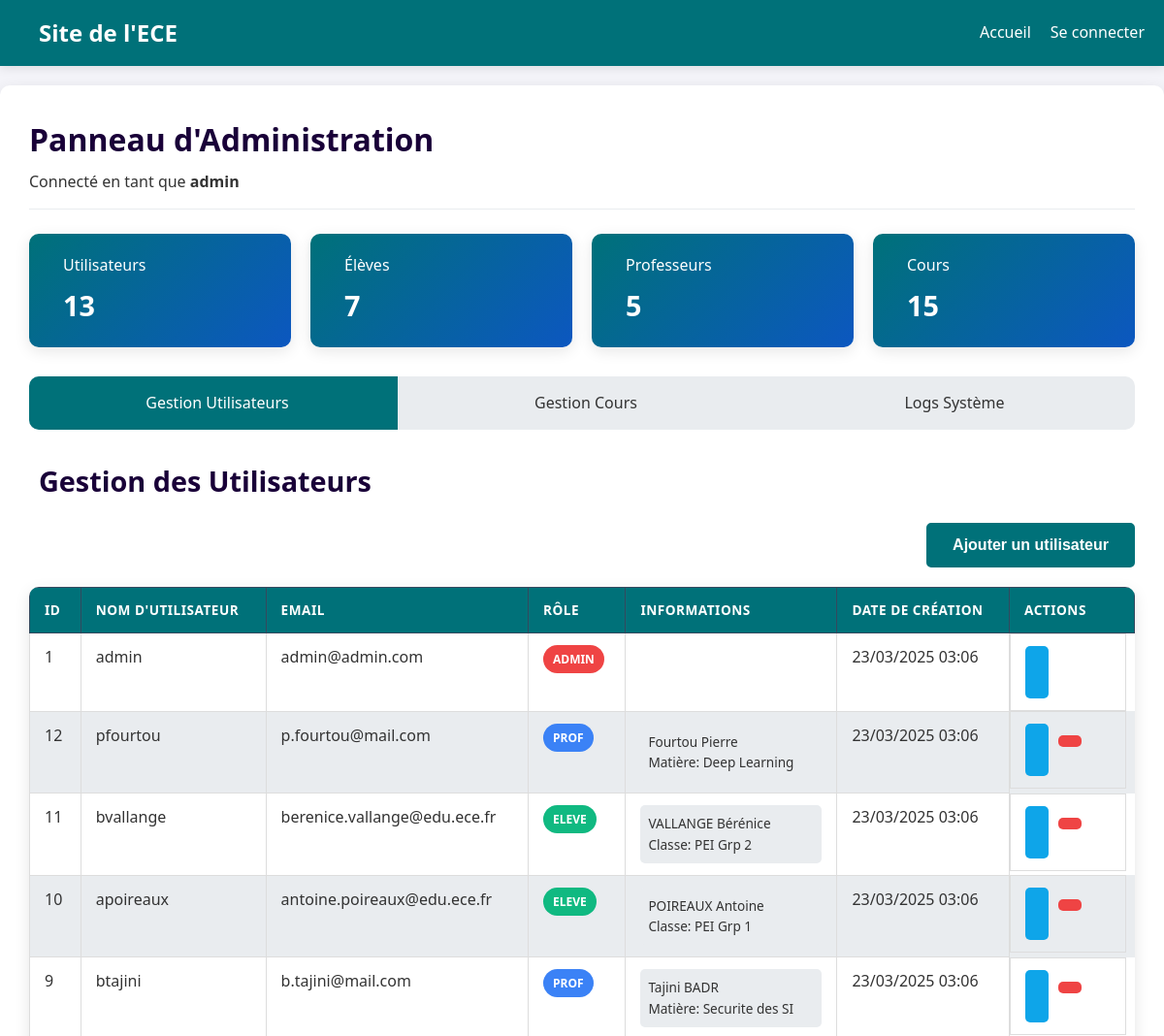
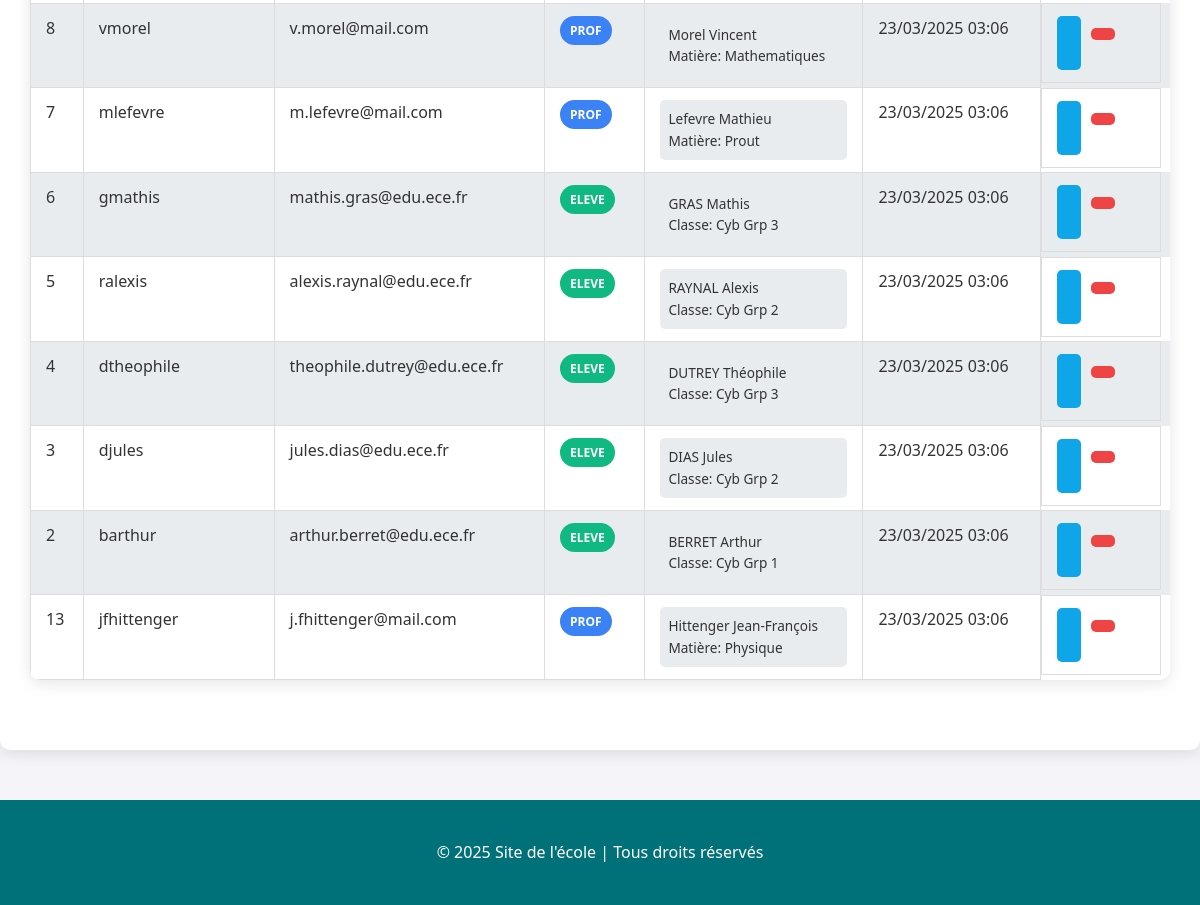
The page /pages/admin.php (signed in) on the database as committed earlier (2 pictures, top to bottom).
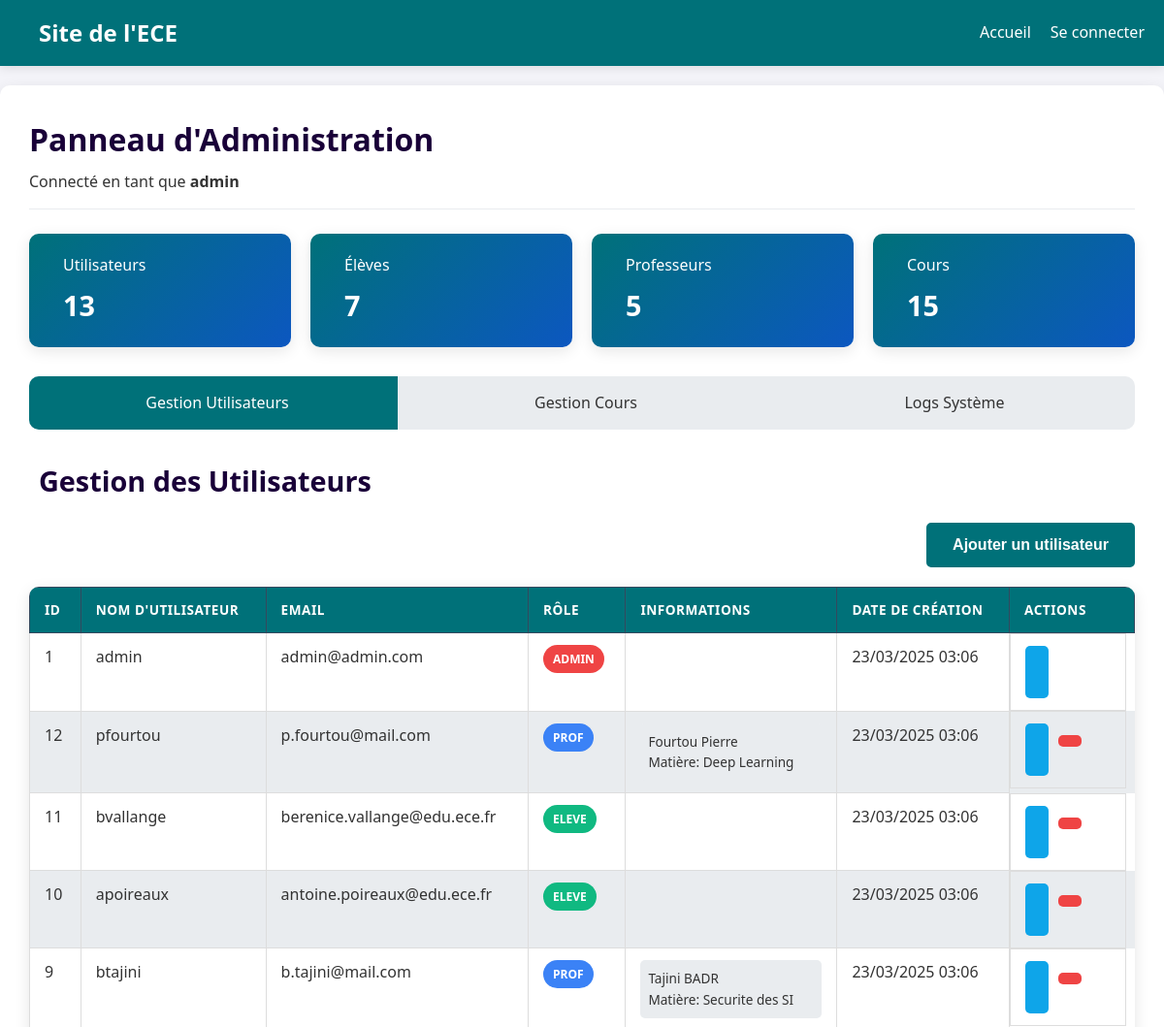
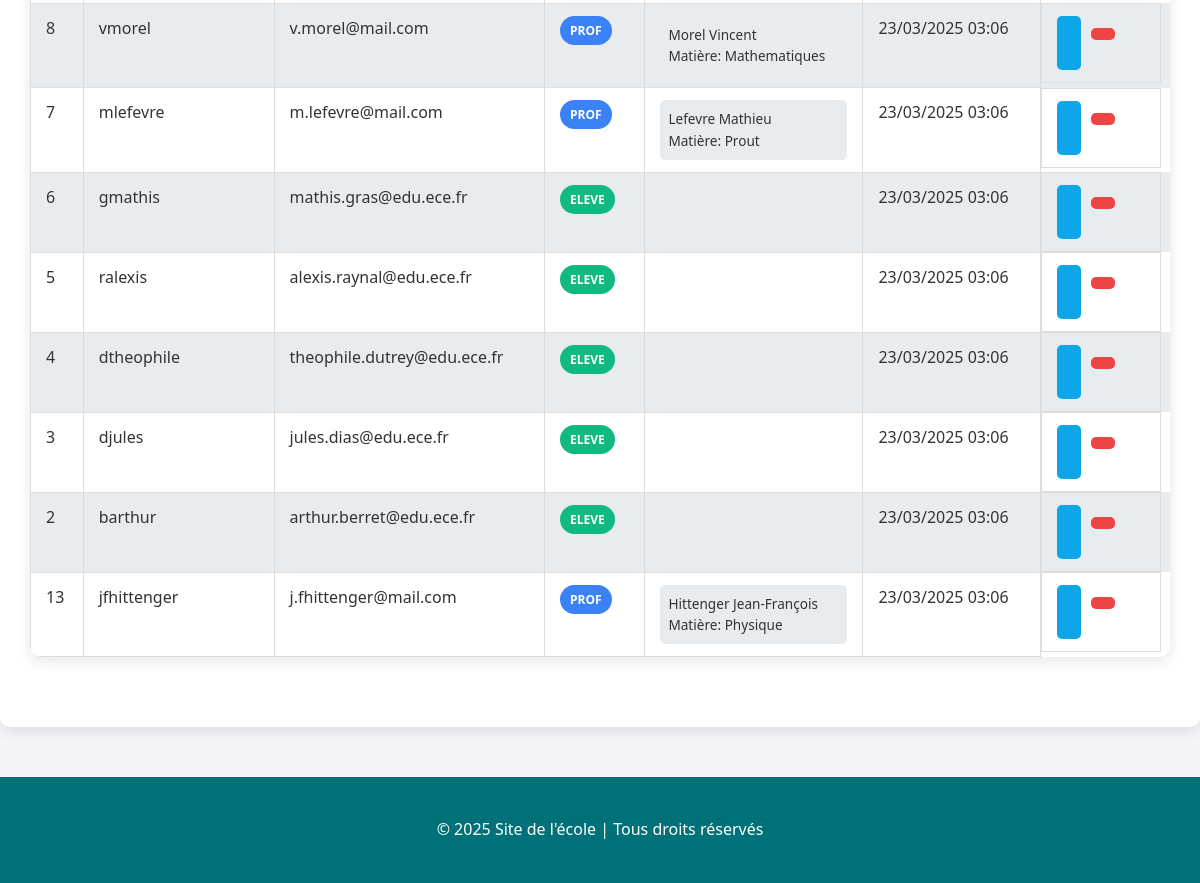
The same page on the database as committed later (2 pictures, top to bottom).
### tables this page shows
CREATE TABLE IF NOT EXISTS users (
    id INT AUTO_INCREMENT PRIMARY KEY,
    username VARCHAR(50) NOT NULL UNIQUE,
    email VARCHAR(100) NOT NULL UNIQUE,
    password VARCHAR(255) NOT NULL,
    role ENUM('eleve', 'prof', 'admin') NOT NULL DEFAULT 'eleve',
    created_at TIMESTAMP DEFAULT CURRENT_TIMESTAMP
);

CREATE TABLE IF NOT EXISTS profs (
    id INT AUTO_INCREMENT PRIMARY KEY,
    user_id INT NOT NULL UNIQUE,
    nom VARCHAR(50) NOT NULL,
    prenom VARCHAR(50) NOT NULL,
    date_naissance DATE NOT NULL,
    matiere VARCHAR(50) NOT NULL,
    FOREIGN KEY (user_id) REFERENCES users(id) ON DELETE CASCADE
);

CREATE TABLE IF NOT EXISTS eleves (
    id INT AUTO_INCREMENT PRIMARY KEY,
    user_id INT NOT NULL UNIQUE,
    nom VARCHAR(50) NOT NULL,
    prenom VARCHAR(50) NOT NULL,
    date_naissance DATE NOT NULL,
    classe VARCHAR(50) NOT NULL,
    FOREIGN KEY (user_id) REFERENCES users(id) ON DELETE CASCADE
);

### pages/admin.php (the view, shortened to what the changed rows need)
<?php
require_once('../config/db.php');
$active_section = isset($_GET['section']) ? $_GET['section'] : 'users';
$stmt = $pdo->query("SELECT u.id, u.username, u.email, u.role, u.created_at,
                     e.nom as eleve_nom, e.prenom as eleve_prenom, e.classe as eleve_classe, e.date_naissance as eleve_naissance,
                     p.nom as prof_nom, p.prenom as prof_prenom, p.matiere as prof_matiere, p.date_naissance as prof_naissance
                     FROM users u
                     LEFT JOIN eleves e ON u.id = e.user_id
                     LEFT JOIN profs p ON u.id = p.user_id
                     ORDER BY u.created_at DESC");
$users = $stmt->fetchAll(PDO::FETCH_ASSOC);
include('../includes/header.php');
?>
<div class="admin-dashboard">
    <div class="admin-header">
        <h1>Panneau d'Administration</h1>
    </div>
    <div class="admin-sections">
        <div class="admin-section <?php echo $active_section === 'users' ? 'active' : ''; ?>">
            <h2><i class="fas fa-user-cog"></i> Gestion des Utilisateurs</h2>
            <div class="user-list">
                <table class="data-table">
                    <thead>
                        <tr>
                            <th>ID</th>
                            <th>Nom d'utilisateur</th>
                            <th>Email</th>
                            <th>Rôle</th>
                            <th>Informations</th>
                            <th>Date de création</th>
                            <th>Actions</th>
                        </tr>
                    </thead>
                    <tbody>
                        <?php foreach ($users as $user): ?>
                        <tr>
                            <td><?php echo $user['id']; ?></td>
                            <td><?php echo htmlspecialchars($user['username']); ?></td>
                            <td><?php echo htmlspecialchars($user['email']); ?></td>
                            <td>
                                <span class="role-badge role-<?php echo $user['role']; ?>">
                                    <?php echo ucfirst($user['role']); ?>
                                </span>
                            </td>
                            <td>
                                <?php if ($user['role'] === 'eleve' && !empty($user['eleve_nom'])): ?>
                                    <span class="info-badge">
                                        <?php echo htmlspecialchars($user['eleve_nom'] . ' ' . $user['eleve_prenom']); ?><br>
                                        Classe: <?php echo htmlspecialchars($user['eleve_classe']); ?>
                                    </span>
                                <?php elseif ($user['role'] === 'prof' && !empty($user['prof_nom'])): ?>
                                    <span class="info-badge">
                                        <?php echo htmlspecialchars($user['prof_nom'] . ' ' . $user['prof_prenom']); ?><br>
                                        Matière: <?php echo htmlspecialchars($user['prof_matiere']); ?>
                                    </span>
                                <?php endif; ?>
                            </td>
                            <td><?php echo date('d/m/Y H:i', strtotime($user['created_at'])); ?></td>
                            <td class="actions">
                                <button class="btn btn-sm btn-info edit-user"
                                        data-id="<?php echo $user['id']; ?>"
                                        data-username="<?php echo htmlspecialchars($user['username']); ?>"
                                        data-email="<?php echo htmlspecialchars($user['email']); ?>"
                                        data-role="<?php echo $user['role']; ?>"
                                        data-eleve-nom="<?php echo htmlspecialchars($user['eleve_nom'] ?? ''); ?>"
                                        data-eleve-prenom="<?php echo htmlspecialchars($user['eleve_prenom'] ?? ''); ?>"
                                        data-eleve-naissance="<?php echo $user['eleve_naissance'] ?? ''; ?>"
                                        data-eleve-classe="<?php echo htmlspecialchars($user['eleve_classe'] ?? ''); ?>"
                                        data-prof-nom="<?php echo htmlspecialchars($user['prof_nom'] ?? ''); ?>"
                                        data-prof-prenom="<?php echo htmlspecialchars($user['prof_prenom'] ?? ''); ?>"
                                        data-prof-naissance="<?php echo $user['prof_naissance'] ?? ''; ?>"
                                        data-prof-matiere="<?php echo htmlspecialchars($user['prof_matiere'] ?? ''); ?>">
                                </button>
                                <?php if ($user['username'] !== 'admin' && $user['id'] !== $_SESSION['user_id']): ?>
                                <form method="post" action="" class="d-inline delete-form">
                                    <button type="submit" class="btn btn-sm btn-danger" onclick="return confirm('Êtes-vous sûr de vouloir supprimer cet utilisateur ?');">
                                    </button>
                                </form>
                                <?php endif; ?>
                            </td>
                        </tr>
                        <?php endforeach; ?>
                    </tbody>
                </table>
            </div>
        </div>
    </div>
</div>
<?php
include('../includes/footer.php');
?>

Rows that differ between the two databases and show on the page:
removed eleves: user "11", user.username "bvallange", user.email "berenice.vallange@edu.ece.fr", user.role "ELEVE", nom+prenom "VALLANGE Bérénice", classe "PEI Grp 2", user.created_at "23/03/2025 03:06"
removed eleves: user "10", user.username "apoireaux", user.email "antoine.poireaux@edu.ece.fr", user.role "ELEVE", nom+prenom "POIREAUX Antoine", classe "PEI Grp 1", user.created_at "23/03/2025 03:06"
removed eleves: user "6", user.username "gmathis", user.email "mathis.gras@edu.ece.fr", user.role "ELEVE", nom+prenom "GRAS Mathis", classe "Cyb Grp 3", user.created_at "23/03/2025 03:06"
removed eleves: user "5", user.username "ralexis", user.email "alexis.raynal@edu.ece.fr", user.role "ELEVE", nom+prenom "RAYNAL Alexis", classe "Cyb Grp 2", user.created_at "23/03/2025 03:06"
removed eleves: user "4", user.username "dtheophile", user.email "theophile.dutrey@edu.ece.fr", user.role "ELEVE", nom+prenom "DUTREY Théophile", classe "Cyb Grp 3", user.created_at "23/03/2025 03:06"
removed eleves: user "3", user.username "djules", user.email "jules.dias@edu.ece.fr", user.role "ELEVE", nom+prenom "DIAS Jules", classe "Cyb Grp 2", user.created_at "23/03/2025 03:06"
removed eleves: user "2", user.username "barthur", user.email "arthur.berret@edu.ece.fr", user.role "ELEVE", nom+prenom "BERRET Arthur", classe "Cyb Grp 1", user.created_at "23/03/2025 03:06"
now on this page (row unchanged): users: id "11", username "bvallange", email "berenice.vallange@edu.ece.fr", role "ELEVE", created_at "23/03/2025 03:06"
now on this page (row unchanged): users: id "10", username "apoireaux", email "antoine.poireaux@edu.ece.fr", role "ELEVE", created_at "23/03/2025 03:06"
now on this page (row unchanged): users: id "6", username "gmathis", email "mathis.gras@edu.ece.fr", role "ELEVE", created_at "23/03/2025 03:06"
now on this page (row unchanged): users: id "5", username "ralexis", email "alexis.raynal@edu.ece.fr", role "ELEVE", created_at "23/03/2025 03:06"
now on this page (row unchanged): users: id "4", username "dtheophile", email "theophile.dutrey@edu.ece.fr", role "ELEVE", created_at "23/03/2025 03:06"
now on this page (row unchanged): users: id "3", username "djules", email "jules.dias@edu.ece.fr", role "ELEVE", created_at "23/03/2025 03:06"
now on this page (row unchanged): users: id "2", username "barthur", email "arthur.berret@edu.ece.fr", role "ELEVE", created_at "23/03/2025 03:06"
